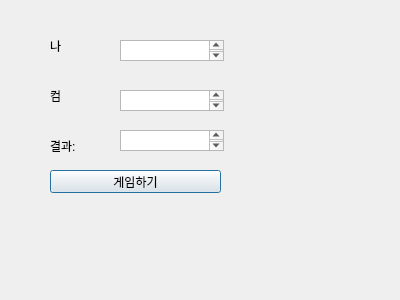
<?xml version="1.0" encoding="UTF-8"?>
<ui version="4.0">
 <class>Dialog</class>
 <widget class="QDialog" name="Dialog">
  <property name="geometry">
   <rect>
    <x>0</x>
    <y>0</y>
    <width>400</width>
    <height>300</height>
   </rect>
  </property>
  <property name="windowTitle">
   <string>Dialog</string>
  </property>
  <widget class="QLabel" name="lblMine">
   <property name="geometry">
    <rect>
     <x>50</x>
     <y>40</y>
     <width>56</width>
     <height>12</height>
    </rect>
   </property>
   <property name="text">
    <string>나</string>
   </property>
  </widget>
  <widget class="QLabel" name="lblCom">
   <property name="geometry">
    <rect>
     <x>50</x>
     <y>90</y>
     <width>56</width>
     <height>12</height>
    </rect>
   </property>
   <property name="text">
    <string>컴</string>
   </property>
  </widget>
  <widget class="QLabel" name="lblResult">
   <property name="geometry">
    <rect>
     <x>50</x>
     <y>140</y>
     <width>56</width>
     <height>12</height>
    </rect>
   </property>
   <property name="text">
    <string>결과:</string>
   </property>
  </widget>
  <widget class="QPlainTextEdit" name="pteMine">
   <property name="geometry">
    <rect>
     <x>120</x>
     <y>40</y>
     <width>104</width>
     <height>21</height>
    </rect>
   </property>
  </widget>
  <widget class="QPlainTextEdit" name="pteCom">
   <property name="geometry">
    <rect>
     <x>120</x>
     <y>90</y>
     <width>104</width>
     <height>21</height>
    </rect>
   </property>
  </widget>
  <widget class="QPlainTextEdit" name="pteResult">
   <property name="geometry">
    <rect>
     <x>120</x>
     <y>130</y>
     <width>104</width>
     <height>21</height>
    </rect>
   </property>
  </widget>
  <widget class="QPushButton" name="pb">
   <property name="geometry">
    <rect>
     <x>50</x>
     <y>170</y>
     <width>171</width>
     <height>23</height>
    </rect>
   </property>
   <property name="text">
    <string>게임하기</string>
   </property>
  </widget>
 </widget>
 <resources/>
 <connections/>
</ui>
